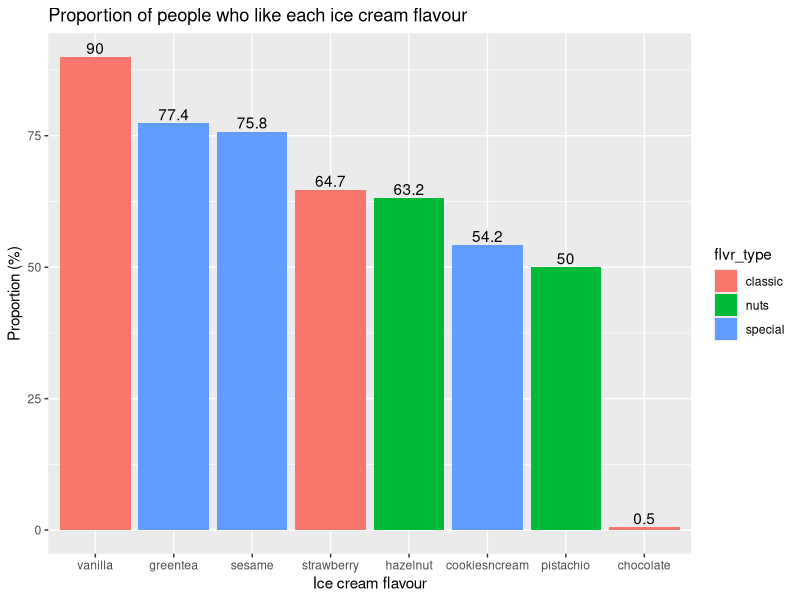
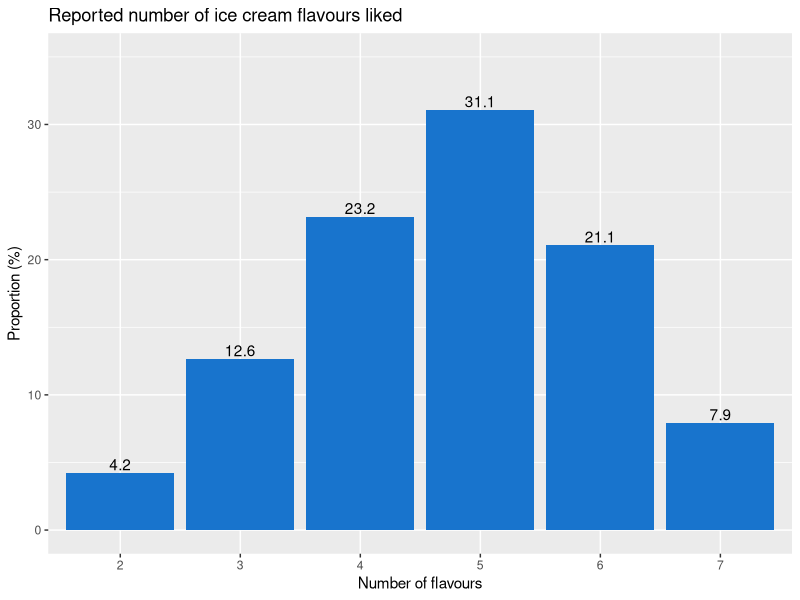
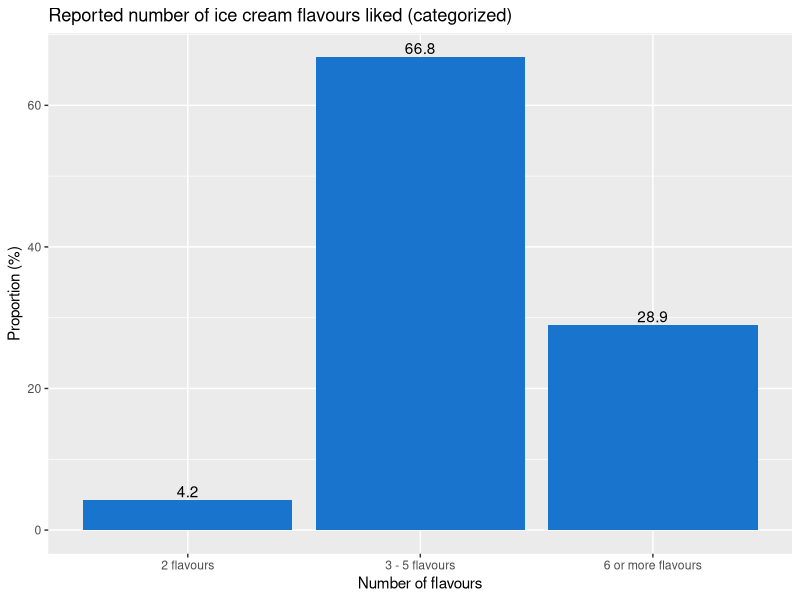

Write the R code that produced these figures, in order.
# Presenter: Jorge Luis Flores
library(tidyverse)
library(lubridate)

# ---- Clean data ------------------------------------------------------------------------
# load data
survey_data <- read_csv("code_n_coffee_30092020_dplyr_data.csv")

# extract year of response from survey date
survey_data <- survey_data %>% 
  mutate(survey_date = year(dmy(survey_date)))

# get column names
flavour_names <- grep(x = names(survey_data), pattern = "^flavour_", value = T)

# alternatively
survey_data %>% 
  select(starts_with("flavour_")) %>% 
  names()

# ---- Proportion reporting each flavour -------------------------------------------------
# compute raw counts
tbl_flvr <- survey_data %>% 
  summarize_at(flavour_names, sum, na.rm = T) %>% 
  pivot_longer(cols = flavour_vanilla:flavour_greentea, 
               names_to = "flavour", values_to = "nb_reporting", 
               names_prefix = "flavour_") %>% 
  arrange(desc(nb_reporting))

# compute frequency/proportion
tbl_flvr <- tbl_flvr %>% 
  mutate(freq = nb_reporting / nrow(survey_data) * 100)

# add code for colour
tbl_flvr <- tbl_flvr %>% 
  mutate(
    flvr_type = case_when(flavour %in% c("hazelnut", "pistachio") ~ "nuts",
                          flavour %in% c("vanilla", "chocolate", "strawberry") ~ "classic",
                          T ~ "special")
  )

# bar plot
ggplot(tbl_flvr, aes(x = reorder(flavour, -freq), y = freq, fill = flvr_type)) +
  geom_bar(stat = "identity") +
  geom_text(aes(label = round(..y.., 1)), vjust = -0.25) +
  labs(title = "Proportion of people who like each ice cream flavour", 
       x = "Ice cream flavour", y = "Proportion (%)")

# ---- Proportion reporting x number of flavours -----------------------------------------
# compute number of flavours liked by each
flvr_numbers <- survey_data %>% 
  select(flavour_vanilla:flavour_greentea) %>% 
  mutate(sum = rowSums(.[1:8], na.rm = T)) %>% 
  pull(sum)

#survey_data$flvr_numbers <- rowSums(survey_data[, 5:12], na.rm = T)

survey_data <- add_column(survey_data, flvr_nb = flvr_numbers,
                          .before = "flavour_vanilla")

# compute proportion reporting each number of ice creams
tbl_cont <- survey_data %>% 
  group_by(flvr_nb) %>% 
  summarize(count = n()) %>% 
  mutate(freq = count / sum(count) * 100)

# bar plot - categories
ggplot(tbl_cont, aes(x = factor(flvr_nb), y = freq)) +
  geom_bar(stat = "identity", fill = "dodgerblue3") +
  geom_text(aes(label = round(..y.., 1)), vjust = -0.25) +
  scale_y_continuous(limits = c(0, 35)) + 
  labs(title = "Reported number of ice cream flavours liked",
       x = "Number of flavours", y = "Proportion (%)")

# compute proportion into three categories
tbl_cat <- survey_data %>% 
  mutate(flvr_nb = case_when(flvr_nb == 2 ~ "2 flavours",
                             flvr_nb <= 5 ~ "3 - 5 flavours",
                             flvr_nb >  5 ~ "6 or more flavours")
         ) %>% 
  
  group_by(flvr_nb) %>% 
  summarize(count = n()) %>% 
  mutate(freq = count / sum(count) * 100)

# bar plot - categories
ggplot(tbl_cat, aes(x = factor(flvr_nb), y = freq)) +
 geom_bar(stat = "identity", fill = "dodgerblue3") +
 geom_text(aes(label = round(..y.., 1)), vjust = -0.25) +
 labs(title = "Reported number of ice cream flavours liked (categorized)",
      x = "Number of flavours", y = "Proportion (%)")
